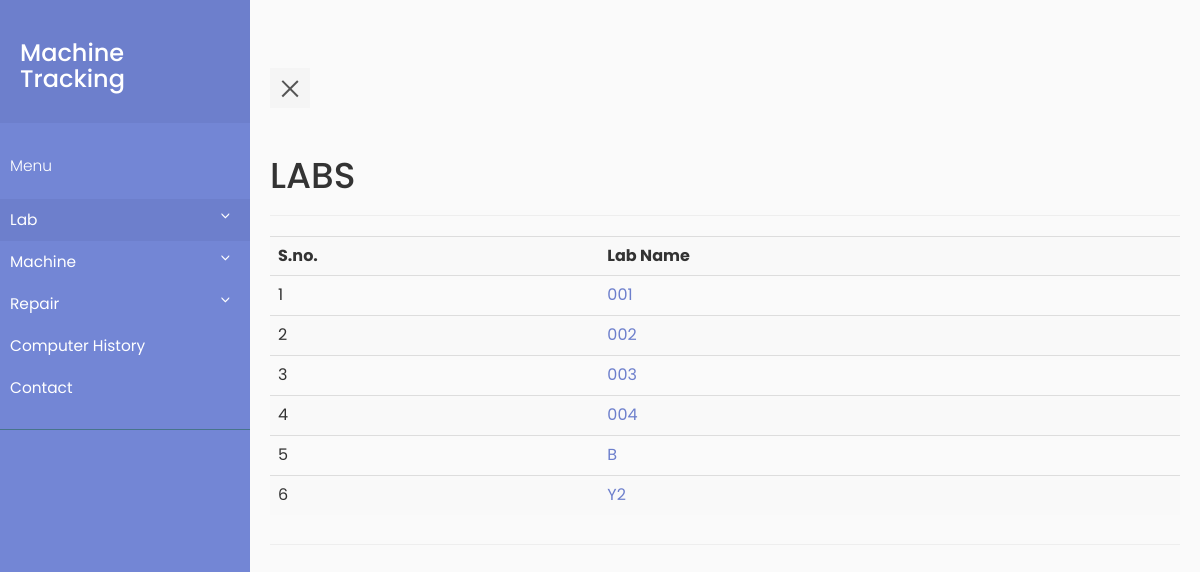
The page /viewlab.php (signed in) on the database its author committed.
### tables this page shows
CREATE TABLE `lab` (
    `lab_id` int(11) NOT NULL,
    `name` varchar(20) DEFAULT NULL,
    `department` varchar(40) DEFAULT NULL
  );

### viewlab.php (the view, shortened to what this page needs)
<?php
    require_once "pdo.php";
?>
<html>
<head>
    <link rel="stylesheet" type="text/css" href="https://maxcdn.bootstrapcdn.com/bootstrap/3.3.7/css/bootstrap.min.css" >
    <link rel="stylesheet" type="text/css" href="style5.css">
</head>
<body>
                  <div class="wrapper">
       <?php include "navbar.php" ;?>
    <div class="container-fluid row" id="container">
    <div class="page-header">
    <h1>LABS</h1>
    </div>
    <?php
        $stmtcnt = $pdo->query("SELECT COUNT(*) FROM lab");
        $row = $stmtcnt->fetch(PDO::FETCH_ASSOC);
        if($row['COUNT(*)']!=='0')
        {
            $i=1;
            $stmtread = $pdo->query("SELECT * FROM lab order by name");
            echo ("<table class=\"table table-striped\">
                <tr> <th>S.no.</th><th>Lab Name</th> </tr>");
            while ( $row = $stmtread->fetch(PDO::FETCH_ASSOC) )
            {
                echo ("<tr>");
                echo ("<td>");
                echo($i);
                echo("</td>");
                echo ("<td>");
                echo ("<a class='link-black' href='viewpcbylab.php?lab=".$row['lab_id'])."'>";
                echo (htmlentities($row['name']));
                echo ("</a>");
                echo ("</td>");
                $i++;
            }
            echo('</table>');
        }
    ?>
    </div>
</div>
</body>
</html>

### style5.css (style rules this page uses)
body { font-family: 'Poppins', sans-serif; background: #fafafa; }
a, a:hover, a:focus { color: inherit; text-decoration: none; transition: all 0.3s; }
.wrapper { display: flex; align-items: stretch; perspective: 1500px; }
a:link { text-decoration: none; color:white; }
a.link-black { color: #6d7fcc; }

### rows shown on the page
lab: name "001"
lab: name "002"
lab: name "003"
lab: name "004"
lab: name "B"
lab: name "Y2"
